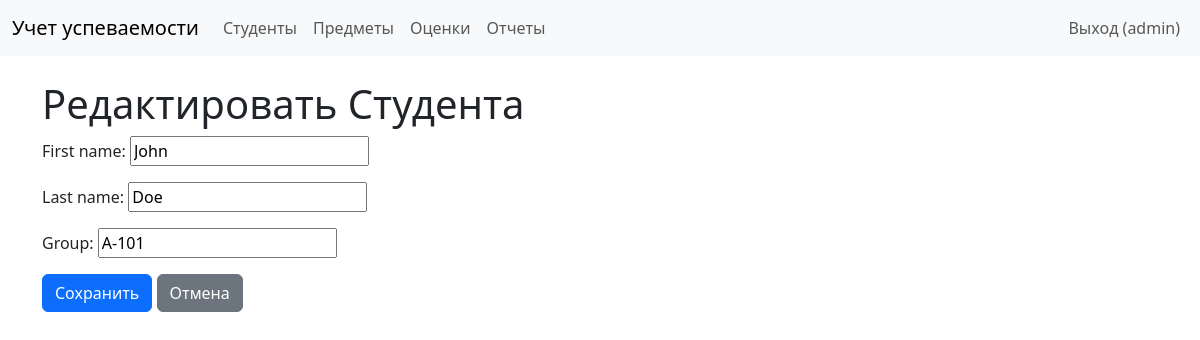
Before: /students/edit/1/ (signed in) with the older database file.
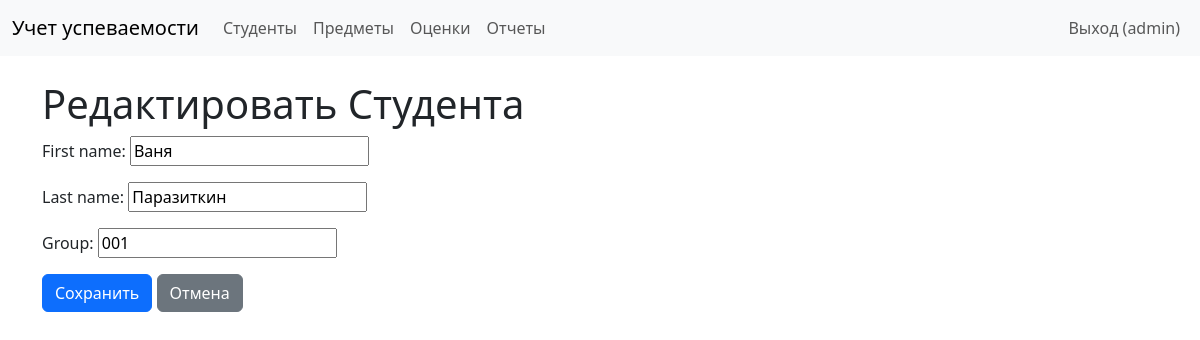
After: the same page with the newer database file.
### performance/models.py (models this page shows, shortened)
class Student(models.Model):
    user = models.OneToOneField(User, on_delete=models.CASCADE)  # Связь с моделью User
    first_name = models.CharField(max_length=100)  # Имя студента
    last_name = models.CharField(max_length=100)  # Фамилия студента
    group = models.CharField(max_length=50)  # Группа студента

### performance/views.py (the view)
# urls.py: path('students/edit/<int:pk>/', views.student_edit, name='student_edit'),
@login_required
@user_passes_test(is_admin)
def student_edit(request, pk):
    student = get_object_or_404(Student, pk=pk)
    if request.method == 'POST':
        form = StudentForm(request.POST, instance=student)
        if form.is_valid():
            form.save()
            return redirect('student_list')
        else:
            print(form.errors)  # Отладка: вывод ошибок в консоль
    else:
        form = StudentForm(instance=student)
    return render(request, 'performance/student_form.html', {'form': form})

### performance/forms.py
class StudentForm(forms.ModelForm):
    class Meta:
        model = Student
        fields = ['first_name', 'last_name', 'group']

### performance/views.py (called while the page is built)
def is_admin(user):
    return user.groups.filter(name='Administrators').exists()

### templates/performance/student_form.html (shortened to what this page needs)
{% extends 'base.html' %}
{% block content %}
    <h1>{% if form.instance.pk %}Редактировать{% else %}Добавить{% endif %} Студента</h1>
    <form method="post">
        {{ form.as_p }}
        <button type="submit" class="btn btn-primary">Сохранить</button>
        <a href="{% url 'student_list' %}" class="btn btn-secondary">Отмена</a>
    </form>
{% endblock %}

Changed rows visible on the page:
changed Student: first_name "John" → "Ваня"; last_name "Doe" → "Паразиткин"; group "A-101" → "001"
